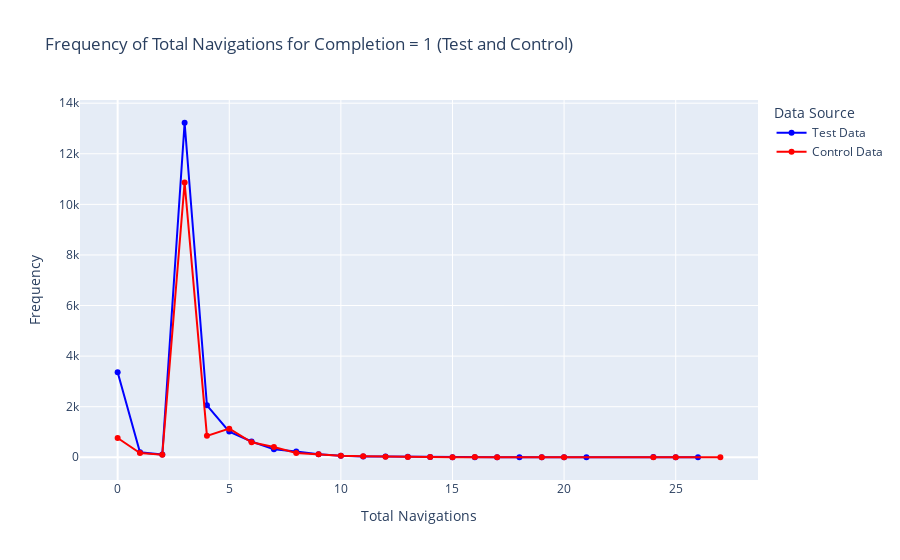

This figure's notebook cell:
### Code cell
import plotly.graph_objs as go
import pandas as pd

# Assuming df_test_final and df_control_final are your DataFrames containing the necessary data

# Filter the data to include only rows where 'total_navigations' <= 30 and 'completion' == 1
filtered_test_df = df_test_final[(df_test_final['total_navigations'] <= 30) & (df_test_final['completion'] == 1)]
filtered_control_df = df_control_final[(df_control_final['total_navigations'] <= 30) & (df_control_final['completion'] == 1)]

# Calculate the frequency of 'total_navigations' for 'completion' value 1
freq_test = filtered_test_df['total_navigations'].value_counts().sort_index()
freq_control = filtered_control_df['total_navigations'].value_counts().sort_index()

# Create a line graph
fig = go.Figure()

# Line for test data
fig.add_trace(go.Scatter(
    x=freq_test.index,
    y=freq_test.values,
    mode='lines+markers',
    name='Test Data',
    line=dict(color='blue')
))

# Line for control data
fig.add_trace(go.Scatter(
    x=freq_control.index,
    y=freq_control.values,
    mode='lines+markers',
    name='Control Data',
    line=dict(color='red')
))

# Update layout
fig.update_layout(
    title='Frequency of Total Navigations for Completion = 1 (Test and Control)',
    xaxis_title='Total Navigations',
    yaxis_title='Frequency',
    legend_title_text='Data Source'
)

# Show the plot

### Figure 1 — Plotly figure (JSON) as saved in the notebook; plotly's stock layout.template omitted (floating-point values rounded to 4 significant figures)
{"data": [{"line": {"color": "blue"}, "mode": "lines+markers", "name": "Test Data", "type": "scatter", "x": [0, 1, 2, 3, 4, 5, 6, 7, 8, 9, 10, 11, 12, 13, 14, 15, 16, 17, 18, 19, 20, 21, 24, 25, 26], "y": [3362, 196, 107, 13227, 2054, 1016, 623, 314, 231, 118, 62, 27, 29, 19, 14, 3, 4, 4, 3, 4, 2, 4, 7, 1, 1]}, {"line": {"color": "red"}, "mode": "lines+markers", "name": "Control Data", "type": "scatter", "x": [0, 1, 2, 3, 4, 5, 6, 7, 8, 9, 10, 11, 12, 13, 14, 15, 16, 17, 19, 20, 24, 25, 27], "y": [761, 165, 103, 10865, 847, 1132, 595, 403, 170, 122, 62, 45, 24, 13, 7, 4, 6, 2, 1, 1, 2, 1, 2]}], "layout": {"legend": {"title": {"text": "Data Source"}}, "title": {"text": "Frequency of Total Navigations for Completion = 1 (Test and Control)"}, "xaxis": {"title": {"text": "Total Navigations"}}, "yaxis": {"title": {"text": "Frequency"}}}}
